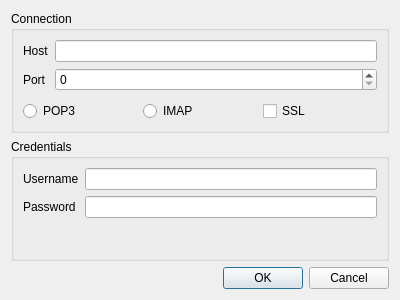
<?xml version="1.0" encoding="UTF-8"?>
<ui version="4.0">
 <class>Dialog</class>
 <widget class="QDialog" name="Dialog">
  <property name="geometry">
   <rect>
    <x>0</x>
    <y>0</y>
    <width>400</width>
    <height>300</height>
   </rect>
  </property>
  <property name="windowTitle">
   <string>Dialog</string>
  </property>
  <layout class="QVBoxLayout" name="verticalLayout">
   <item>
    <widget class="QGroupBox" name="groupBox_2">
     <property name="title">
      <string>Connection</string>
     </property>
     <layout class="QVBoxLayout" name="verticalLayout_3">
      <item>
       <layout class="QFormLayout" name="formLayout_3">
        <item row="0" column="1">
         <widget class="QLineEdit" name="lineEdit_3"/>
        </item>
        <item row="0" column="0">
         <widget class="QLabel" name="label_3">
          <property name="text">
           <string>Host</string>
          </property>
         </widget>
        </item>
        <item row="1" column="0">
         <widget class="QLabel" name="label_4">
          <property name="text">
           <string>Port</string>
          </property>
         </widget>
        </item>
        <item row="1" column="1">
         <widget class="QSpinBox" name="spinBox"/>
        </item>
       </layout>
      </item>
      <item>
       <layout class="QHBoxLayout" name="horizontalLayout">
        <item>
         <widget class="QRadioButton" name="radioButton_2">
          <property name="text">
           <string>POP3</string>
          </property>
         </widget>
        </item>
        <item>
         <widget class="QRadioButton" name="radioButton">
          <property name="text">
           <string>IMAP</string>
          </property>
         </widget>
        </item>
        <item>
         <widget class="QCheckBox" name="checkBox">
          <property name="text">
           <string>SSL</string>
          </property>
         </widget>
        </item>
       </layout>
      </item>
     </layout>
    </widget>
   </item>
   <item>
    <widget class="QGroupBox" name="groupBox">
     <property name="title">
      <string>Credentials</string>
     </property>
     <layout class="QVBoxLayout" name="verticalLayout_2">
      <item>
       <layout class="QFormLayout" name="formLayout_2">
        <item row="0" column="0">
         <widget class="QLabel" name="label">
          <property name="text">
           <string>Username</string>
          </property>
         </widget>
        </item>
        <item row="0" column="1">
         <widget class="QLineEdit" name="lineEdit"/>
        </item>
        <item row="1" column="0">
         <widget class="QLabel" name="label_2">
          <property name="text">
           <string>Password</string>
          </property>
         </widget>
        </item>
        <item row="1" column="1">
         <widget class="QLineEdit" name="lineEdit_2"/>
        </item>
       </layout>
      </item>
     </layout>
    </widget>
   </item>
   <item>
    <widget class="QDialogButtonBox" name="buttonBox">
     <property name="orientation">
      <enum>Qt::Horizontal</enum>
     </property>
     <property name="standardButtons">
      <set>QDialogButtonBox::Cancel|QDialogButtonBox::Ok</set>
     </property>
    </widget>
   </item>
  </layout>
 </widget>
 <resources/>
 <connections>
  <connection>
   <sender>buttonBox</sender>
   <signal>accepted()</signal>
   <receiver>Dialog</receiver>
   <slot>accept()</slot>
   <hints>
    <hint type="sourcelabel">
     <x>248</x>
     <y>254</y>
    </hint>
    <hint type="destinationlabel">
     <x>157</x>
     <y>274</y>
    </hint>
   </hints>
  </connection>
  <connection>
   <sender>buttonBox</sender>
   <signal>rejected()</signal>
   <receiver>Dialog</receiver>
   <slot>reject()</slot>
   <hints>
    <hint type="sourcelabel">
     <x>316</x>
     <y>260</y>
    </hint>
    <hint type="destinationlabel">
     <x>286</x>
     <y>274</y>
    </hint>
   </hints>
  </connection>
 </connections>
</ui>
